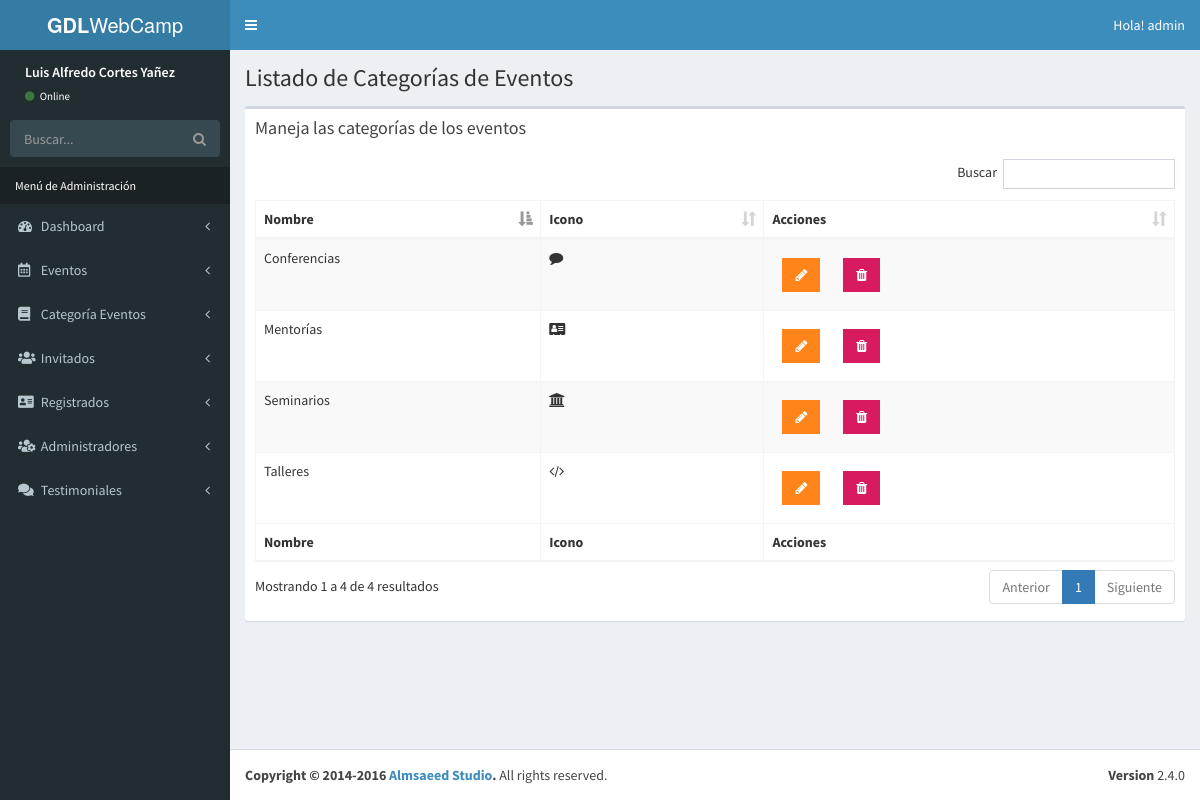
The app's page /admin/lista-categorias.php (signed in) with its own data.
### tables this page shows
CREATE TABLE IF NOT EXISTS `categoria_evento` (
  `id_categoria` tinyint(10) NOT NULL AUTO_INCREMENT,
  `cat_evento` varchar(50) NOT NULL,
  `icono` varchar(25) NOT NULL,
  `editado` timestamp NULL DEFAULT NULL,
  PRIMARY KEY (`id_categoria`)
);

### admin/lista-categorias.php (the view, shortened to what this page needs)
<?php
  include_once 'funciones/funciones.php';
  include_once 'templates/header.php';
  include_once 'templates/barra.php';
  include_once 'templates/navegacion.php';
?>
  <div class="content-wrapper">
    <section class="content-header">
      <h1>
        Listado de Categorías de Eventos
      </h1>
    </section>
    <section class="content">
      <div class="row">
        <div class="col-xs-12">
          <div class="box">
            <div class="box-header">
              <h3 class="box-title">Maneja las categorías de los eventos</h3>
            </div>
            <div class="box-body">
              <table id="registros" class="table table-bordered table-striped">
                <thead>
                <tr>
                  <th>Nombre</th>
                  <th>Icono</th>
                  <th>Acciones</th>
                </tr>
                </thead>
                <tbody>
                    <?php
                        try {
                            $sql = "SELECT * FROM categoria_evento";
                            $resultado = $conn->query($sql);
                        } catch (Exception $e) {
                            echo "Error: ". $e->getMessage();
                        }
                        while($categoria = $resultado->fetch_assoc()){ ?>
                            <tr>
                                <td><?php echo $categoria['cat_evento']; ?></td>
                                <td><i class="fa <?php echo $categoria['icono']; ?>"></i></td>
                                <td>
                                    <a href="editar-categorias.php?id=<?php echo $categoria['id_categoria']; ?>" class="btn bg-orange btn-flat margin">
                                        <i class="fa fa-pencil"></i>
                                    </a>
                                    <a href="#" data-id="<?php echo $categoria['id_categoria']; ?>" data-tipo="categoria" class="btn bg-maroon btn-flat margin borrar_registro">
                                        <i class="fa fa-trash"></i>
                                    </a>
                                </td>
                            </tr>
                        <?php }  ?>
                </tbody>
                <tfoot>
                <tr>
                <th>Nombre</th>
                  <th>Icono</th>
                  <th>Acciones</th>
                </tr>
                </tfoot>
              </table>
            </div>
          </div>
        </div>
      </div>
    </section>
  </div>
<?php
include_once 'templates/footer.php';
?>

### records on screen
categoria_evento: cat_evento "Seminarios"
categoria_evento: cat_evento "Conferencias"
categoria_evento: cat_evento "Talleres"
categoria_evento: cat_evento "Mentorías"

### other values on screen
$_SESSION['usuario'] "admin"
$_SESSION['nombre'] "Luis Alfredo Cortes Yañez"
